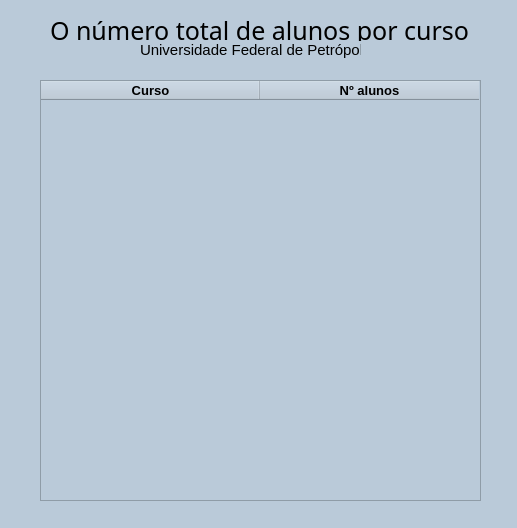
<?xml version="1.0" encoding="UTF-8"?>
<ui version="4.0">
 <class>MainWindow</class>
 <widget class="QMainWindow" name="MainWindow">
  <property name="geometry">
   <rect>
    <x>0</x>
    <y>0</y>
    <width>517</width>
    <height>528</height>
   </rect>
  </property>
  <property name="windowTitle">
   <string>MainWindow</string>
  </property>
  <property name="styleSheet">
   <string notr="true">background-color: rgb(186, 202, 217);
</string>
  </property>
  <widget class="QWidget" name="centralwidget">
   <widget class="QLabel" name="label_2">
    <property name="geometry">
     <rect>
      <x>140</x>
      <y>40</y>
      <width>221</width>
      <height>20</height>
     </rect>
    </property>
    <property name="font">
     <font>
      <family>MS UI Gothic</family>
      <pointsize>11</pointsize>
     </font>
    </property>
    <property name="text">
     <string>Universidade Federal de Petrópolis</string>
    </property>
   </widget>
   <widget class="QLabel" name="label">
    <property name="geometry">
     <rect>
      <x>50</x>
      <y>20</y>
      <width>501</width>
      <height>21</height>
     </rect>
    </property>
    <property name="font">
     <font>
      <family>MS Gothic</family>
      <pointsize>19</pointsize>
     </font>
    </property>
    <property name="text">
     <string>O número total de alunos por curso</string>
    </property>
   </widget>
   <widget class="QTableWidget" name="tableWidget">
    <property name="geometry">
     <rect>
      <x>40</x>
      <y>80</y>
      <width>441</width>
      <height>421</height>
     </rect>
    </property>
    <attribute name="horizontalHeaderDefaultSectionSize">
     <number>219</number>
    </attribute>
    <column>
     <property name="text">
      <string>Curso</string>
     </property>
     <property name="font">
      <font>
       <family>Arial</family>
       <pointsize>10</pointsize>
       <weight>75</weight>
       <bold>true</bold>
      </font>
     </property>
    </column>
    <column>
     <property name="text">
      <string>Nº alunos</string>
     </property>
     <property name="font">
      <font>
       <family>Arial</family>
       <pointsize>10</pointsize>
       <weight>75</weight>
       <bold>true</bold>
      </font>
     </property>
    </column>
   </widget>
  </widget>
  <widget class="QStatusBar" name="statusbar"/>
 </widget>
 <resources/>
 <connections/>
</ui>
